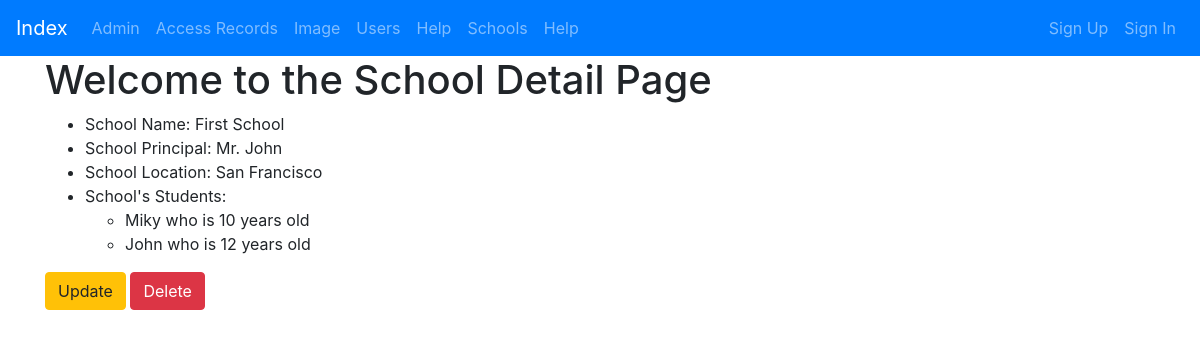
The page /first_app/school_detail/1/ on the database its author committed.
### first_app/models.py (models this page shows, shortened)
class School(models.Model):
    name = models.CharField(max_length=256)
    principal = models.CharField(max_length=256)
    location = models.CharField(max_length=256)

class Student(models.Model):
    name = models.CharField(max_length=256)
    age = models.PositiveIntegerField()
    school = models.ForeignKey(School, related_name='students', on_delete=models.CASCADE)

### first_app/views.py (the view)
# urls.py: path('school_detail/<int:pk>/', views.School_Detail_View.as_view(), name = 'school_detail'),
class School_Detail_View(DetailView):
    model = School
    template_name = 'school_detail.html'
    context_object_name = 'school_details'

### first_app/templates/first_app/school_detail.html (shortened to what this page needs)
<!DOCTYPE html>
{% extends "base.html" %}
{% block body_block %}
    <h1>Welcome to the School Detail Page</h1>
    <ul>
        <li> School Name: {{school_details.name}} </li>
        <li> School Principal: {{school_details.principal}} </li>
        <li> School Location: {{school_details.location}} </li>
        <li> School's Students: </li>
            <ul>
                {% for student in school_details.students.all %}
                    <li> {{student.name}} who is {{student.age}} years old </li>
                {% endfor %}
            </ul>
    </ul>
    <a class="btn btn-warning" href="{% url 'first_app:school_update' school_details.id %}">Update</a>
    <a class="btn btn-danger" href="{% url 'first_app:school_delete' school_details.id %}">Delete</a>
{% endblock %}

### rows shown on the page
School: name "First School", principal "Mr. John", location "San Francisco"
Student: name "Miky", age "10"
Student: name "John", age "12"
